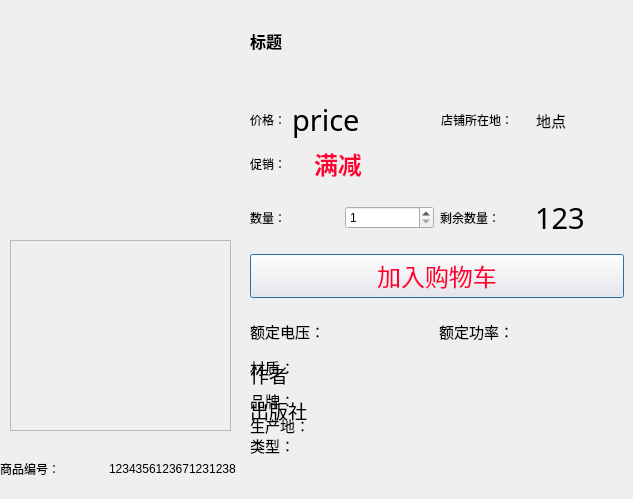
<?xml version="1.0" encoding="UTF-8"?>
<ui version="4.0">
 <class>details</class>
 <widget class="QDialog" name="details">
  <property name="geometry">
   <rect>
    <x>0</x>
    <y>0</y>
    <width>633</width>
    <height>499</height>
   </rect>
  </property>
  <property name="sizePolicy">
   <sizepolicy hsizetype="Fixed" vsizetype="Fixed">
    <horstretch>0</horstretch>
    <verstretch>0</verstretch>
   </sizepolicy>
  </property>
  <property name="windowTitle">
   <string>商品详情</string>
  </property>
  <property name="windowIcon">
   <iconset>
    <normaloff>:/money_774px_1207513_easyicon.net.png</normaloff>:/money_774px_1207513_easyicon.net.png</iconset>
  </property>
  <widget class="QLabel" name="picture">
   <property name="geometry">
    <rect>
     <x>20</x>
     <y>20</y>
     <width>171</width>
     <height>161</height>
    </rect>
   </property>
   <property name="text">
    <string/>
   </property>
  </widget>
  <widget class="QLabel" name="title">
   <property name="geometry">
    <rect>
     <x>250</x>
     <y>20</y>
     <width>378</width>
     <height>41</height>
    </rect>
   </property>
   <property name="font">
    <font>
     <family>Adobe Arabic</family>
     <pointsize>12</pointsize>
     <weight>75</weight>
     <bold>true</bold>
    </font>
   </property>
   <property name="text">
    <string>标题</string>
   </property>
  </widget>
  <widget class="QLabel" name="author">
   <property name="geometry">
    <rect>
     <x>250</x>
     <y>360</y>
     <width>379</width>
     <height>28</height>
    </rect>
   </property>
   <property name="font">
    <font>
     <family>Adobe Arabic</family>
     <pointsize>14</pointsize>
    </font>
   </property>
   <property name="text">
    <string>作者</string>
   </property>
  </widget>
  <widget class="QLabel" name="publisher">
   <property name="geometry">
    <rect>
     <x>250</x>
     <y>390</y>
     <width>379</width>
     <height>41</height>
    </rect>
   </property>
   <property name="font">
    <font>
     <family>Adobe Arabic</family>
     <pointsize>14</pointsize>
    </font>
   </property>
   <property name="text">
    <string>出版社</string>
   </property>
  </widget>
  <widget class="QLabel" name="material">
   <property name="geometry">
    <rect>
     <x>250</x>
     <y>350</y>
     <width>381</width>
     <height>35</height>
    </rect>
   </property>
   <property name="font">
    <font>
     <family>Adobe Arabic</family>
     <pointsize>11</pointsize>
    </font>
   </property>
   <property name="text">
    <string>材质：</string>
   </property>
  </widget>
  <widget class="QLabel" name="brand">
   <property name="geometry">
    <rect>
     <x>250</x>
     <y>390</y>
     <width>361</width>
     <height>21</height>
    </rect>
   </property>
   <property name="font">
    <font>
     <family>Adobe Arabic</family>
     <pointsize>11</pointsize>
    </font>
   </property>
   <property name="text">
    <string>品牌：</string>
   </property>
  </widget>
  <widget class="QLabel" name="clothType">
   <property name="geometry">
    <rect>
     <x>250</x>
     <y>430</y>
     <width>371</width>
     <height>31</height>
    </rect>
   </property>
   <property name="font">
    <font>
     <family>Adobe Arabic</family>
     <pointsize>11</pointsize>
    </font>
   </property>
   <property name="text">
    <string>类型：</string>
   </property>
  </widget>
  <widget class="QLabel" name="originalPlace">
   <property name="geometry">
    <rect>
     <x>250</x>
     <y>410</y>
     <width>371</width>
     <height>31</height>
    </rect>
   </property>
   <property name="font">
    <font>
     <family>Adobe Arabic</family>
     <pointsize>11</pointsize>
    </font>
   </property>
   <property name="text">
    <string>生产地：</string>
   </property>
  </widget>
  <widget class="QWidget" name="layoutWidget">
   <property name="geometry">
    <rect>
     <x>0</x>
     <y>460</y>
     <width>236</width>
     <height>17</height>
    </rect>
   </property>
   <layout class="QHBoxLayout" name="horizontalLayout_4">
    <item>
     <widget class="QLabel" name="label_5">
      <property name="text">
       <string>商品编号：</string>
      </property>
     </widget>
    </item>
    <item>
     <widget class="QLabel" name="id">
      <property name="text">
       <string>1234356123671231238</string>
      </property>
     </widget>
    </item>
   </layout>
  </widget>
  <widget class="QWidget" name="layoutWidget2">
   <property name="geometry">
    <rect>
     <x>250</x>
     <y>320</y>
     <width>371</width>
     <height>23</height>
    </rect>
   </property>
   <layout class="QHBoxLayout" name="horizontalLayout_8">
    <item>
     <widget class="QLabel" name="voltage">
      <property name="font">
       <font>
        <family>Adobe Arabic</family>
        <pointsize>11</pointsize>
       </font>
      </property>
      <property name="text">
       <string>额定电压：</string>
      </property>
     </widget>
    </item>
    <item>
     <widget class="QLabel" name="power">
      <property name="font">
       <font>
        <family>Adobe Arabic</family>
        <pointsize>11</pointsize>
       </font>
      </property>
      <property name="text">
       <string>额定功率：</string>
      </property>
     </widget>
    </item>
   </layout>
  </widget>
  <widget class="QPlainTextEdit" name="description">
   <property name="enabled">
    <bool>false</bool>
   </property>
   <property name="geometry">
    <rect>
     <x>10</x>
     <y>240</y>
     <width>221</width>
     <height>191</height>
    </rect>
   </property>
  </widget>
  <widget class="QWidget" name="">
   <property name="geometry">
    <rect>
     <x>250</x>
     <y>100</y>
     <width>374</width>
     <height>198</height>
    </rect>
   </property>
   <layout class="QVBoxLayout" name="verticalLayout">
    <item>
     <layout class="QVBoxLayout" name="verticalLayout_4">
      <item>
       <layout class="QVBoxLayout" name="verticalLayout_3">
        <item>
         <layout class="QHBoxLayout" name="horizontalLayout_9">
          <item>
           <layout class="QHBoxLayout" name="horizontalLayout_2">
            <item>
             <widget class="QLabel" name="label_2">
              <property name="text">
               <string>价格：</string>
              </property>
             </widget>
            </item>
            <item>
             <widget class="QLabel" name="price">
              <property name="font">
               <font>
                <family>Adobe Arabic</family>
                <pointsize>22</pointsize>
               </font>
              </property>
              <property name="text">
               <string>price          </string>
              </property>
             </widget>
            </item>
           </layout>
          </item>
          <item>
           <layout class="QHBoxLayout" name="horizontalLayout_3">
            <item>
             <widget class="QLabel" name="label_4">
              <property name="text">
               <string>店铺所在地：</string>
              </property>
             </widget>
            </item>
            <item>
             <widget class="QLabel" name="place">
              <property name="font">
               <font>
                <family>Adobe Arabic</family>
                <pointsize>11</pointsize>
               </font>
              </property>
              <property name="text">
               <string>地点</string>
              </property>
             </widget>
            </item>
           </layout>
          </item>
         </layout>
        </item>
        <item>
         <layout class="QHBoxLayout" name="horizontalLayout_10">
          <item>
           <widget class="QLabel" name="discountLabel">
            <property name="text">
             <string>促销：</string>
            </property>
           </widget>
          </item>
          <item>
           <widget class="QLabel" name="discount">
            <property name="font">
             <font>
              <family>Adobe Arabic</family>
              <pointsize>18</pointsize>
              <weight>75</weight>
              <bold>true</bold>
             </font>
            </property>
            <property name="styleSheet">
             <string notr="true">color: rgb(255, 0, 54);</string>
            </property>
            <property name="text">
             <string>满减                                          </string>
            </property>
           </widget>
          </item>
         </layout>
        </item>
       </layout>
      </item>
      <item>
       <layout class="QHBoxLayout" name="horizontalLayout_11">
        <item>
         <layout class="QHBoxLayout" name="horizontalLayout">
          <item>
           <widget class="QLabel" name="label_3">
            <property name="text">
             <string>数量：</string>
            </property>
           </widget>
          </item>
          <item>
           <widget class="QSpinBox" name="itemNUM">
            <property name="minimum">
             <number>1</number>
            </property>
           </widget>
          </item>
         </layout>
        </item>
        <item>
         <layout class="QHBoxLayout" name="horizontalLayout_5">
          <item>
           <widget class="QLabel" name="label_6">
            <property name="text">
             <string>剩余数量：</string>
            </property>
           </widget>
          </item>
          <item>
           <widget class="QLabel" name="number">
            <property name="font">
             <font>
              <family>Adobe Arabic</family>
              <pointsize>22</pointsize>
             </font>
            </property>
            <property name="text">
             <string>123</string>
            </property>
           </widget>
          </item>
         </layout>
        </item>
       </layout>
      </item>
     </layout>
    </item>
    <item>
     <widget class="QPushButton" name="addToTrolley">
      <property name="font">
       <font>
        <family>Adobe Arabic</family>
        <pointsize>18</pointsize>
       </font>
      </property>
      <property name="styleSheet">
       <string notr="true">background-color: rgb(255, 237, 237);
color: rgb(255, 0, 54);</string>
      </property>
      <property name="text">
       <string>加入购物车</string>
      </property>
     </widget>
    </item>
   </layout>
  </widget>
 </widget>
 <resources/>
 <connections/>
</ui>
